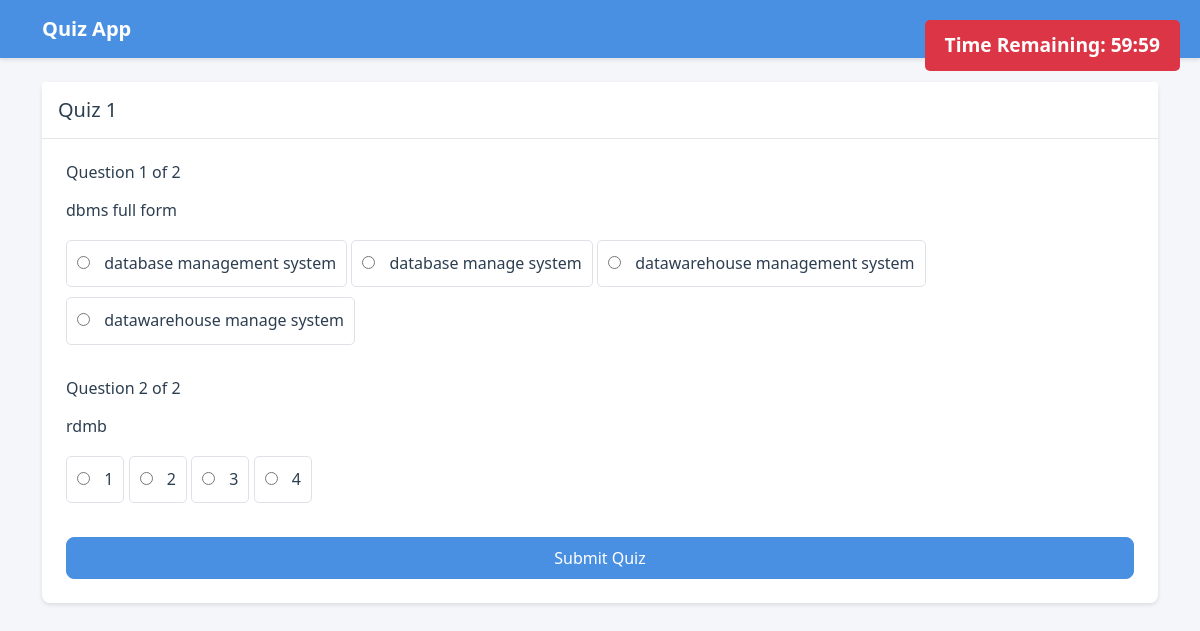
Screenshot of /quiz/1 (signed in) with the database file from the repository.
### models.py (models this page shows)
class Quiz(db.Model):
    id = db.Column(db.Integer, primary_key=True)
    title = db.Column(db.String(100), nullable=False)
    description = db.Column(db.Text)
    subject_id = db.Column(db.Integer, db.ForeignKey('subject.id'), nullable=False)
    start_time = db.Column(db.DateTime, nullable=True)
    end_time = db.Column(db.DateTime, nullable=True)
    duration = db.Column(db.Integer, nullable=False)  # Duration in minutes
    questions = db.relationship('Question', backref='quiz', lazy=True, cascade='all, delete-orphan')
    attempts = db.relationship('QuizAttempt', backref='quiz', lazy=True, cascade='all, delete-orphan')

class Question(db.Model):
    id = db.Column(db.Integer, primary_key=True)
    quiz_id = db.Column(db.Integer, db.ForeignKey('quiz.id'), nullable=False)
    question_text = db.Column(db.Text, nullable=False)
    option_a = db.Column(db.Text, nullable=False)
    option_b = db.Column(db.Text, nullable=False)
    option_c = db.Column(db.Text, nullable=False)
    option_d = db.Column(db.Text, nullable=False)
    correct_option = db.Column(db.String(1), nullable=False)

### app.py (the view, shortened to what this page needs)
@app.route('/quiz/<int:quiz_id>', methods=['GET', 'POST'])
def take_quiz(quiz_id):
    if 'user_id' not in session:
        flash('Please login to access this page.', 'error')
        return redirect(url_for('login'))
    quiz = Quiz.query.get_or_404(quiz_id)
    questions = Question.query.filter_by(quiz_id=quiz_id).all()
    return render_template('user/attempt_quiz.html', quiz=quiz, questions=questions)

### templates/user/attempt_quiz.html (shortened to what this page needs)
{% extends "base.html" %}
{% block content %}
<div class="card">
    <div class="card-header d-flex justify-content-between align-items-center">
        <h5 class="mb-0">{{ quiz.title }}</h5>
        <div class="timer" id="timer">Time Remaining: <span id="time">Loading...</span></div>
    </div>
    <div class="card-body">
        <form method="POST" id="quizForm">
            {% for question in questions %}
            <div class="mb-4">
                <h6 class="mb-3">Question {{ loop.index }} of {{ questions|length }}</h6>
                <p class="mb-3">{{ question.question_text }}</p>
                <div class="options">
                    <label class="option-label">
                        <input type="radio" name="question_{{ question.id }}" value="A" required>
                        {{ question.option_a }}
                    </label>
                    <label class="option-label">
                        <input type="radio" name="question_{{ question.id }}" value="B" required>
                        {{ question.option_b }}
                    </label>
                    <label class="option-label">
                        <input type="radio" name="question_{{ question.id }}" value="C" required>
                        {{ question.option_c }}
                    </label>
                    <label class="option-label">
                        <input type="radio" name="question_{{ question.id }}" value="D" required>
                        {{ question.option_d }}
                    </label>
                </div>
            </div>
            {% endfor %}
            <div class="d-grid">
                <button type="submit" class="btn btn-primary">Submit Quiz</button>
            </div>
        </form>
    </div>
</div>
{% endblock %}

### templates/base.html (shortened to what this page needs)
<!DOCTYPE html>
<html lang="en">
<head>
    <link href="https://cdn.jsdelivr.net/npm/bootstrap@5.1.3/dist/css/bootstrap.min.css" rel="stylesheet">
    <link rel="stylesheet" href="{{ url_for('static', filename='css/style.css') }}">
</head>
<body>
    <nav class="navbar navbar-expand-lg navbar-dark">
        <div class="container">
            <a class="navbar-brand" href="{{ url_for('index') }}">Quiz App</a>
            <div class="collapse navbar-collapse" id="navbarNav">
                <ul class="navbar-nav ms-auto">
                    {% if 'user_id' in session %}
                        {% if session.get('is_admin') %}
                            <li class="nav-item">
                                <a class="nav-link" href="{{ url_for('admin_dashboard') }}">Admin Dashboard</a>
                            </li>
                            <li class="nav-item">
                                <a class="nav-link" href="{{ url_for('manage_subjects') }}">Manage Subjects</a>
                            </li>
                            <li class="nav-item">
                                <a class="nav-link" href="{{ url_for('manage_quizzes') }}">Manage Quizzes</a>
                            </li>
                            <li class="nav-item">
                                <a class="nav-link" href="{{ url_for('manage_users') }}">Manage Users</a>
                            </li>
                        {% else %}
                            <li class="nav-item">
                                <a class="nav-link" href="{{ url_for('dashboard') }}">Dashboard</a>
                            </li>
                        {% endif %}
                        <li class="nav-item">
                            <a class="nav-link" href="{{ url_for('logout') }}">Logout</a>
                        </li>
                    {% endif %}
                </ul>
            </div>
        </div>
    </nav>
    <div class="container mt-4">
        {% block content %}{% endblock %}
    </div>
</body>
</html>

### static/css/style.css (style rules this page uses)
:root { --primary-color: #4a90e2; --secondary-color: #2c3e50; --success-color: #27ae60; --danger-color: #e74c3c; --warning-color: #f1c40f; --info-color: #3498db; --light-color: #ecf0f1; --dark-color: #2c3e50; --border-radius: 8px; --box-shadow: 0 2px 4px rgba(0,0,0,0.1); }
body { font-family: 'Segoe UI', Tahoma, Geneva, Verdana, sans-serif; background-color: #f5f6fa; color: var(--secondary-color); line-height: 1.6; }
.navbar { background-color: var(--primary-color); box-shadow: var(--box-shadow); }
.navbar-brand { font-weight: bold; color: white !important; }
.card { border: none; border-radius: var(--border-radius); box-shadow: var(--box-shadow); transition: transform 0.2s ease-in-out; margin-bottom: 1.5rem; }
.card-header { background-color: white; border-bottom: 1px solid rgba(0,0,0,0.1); padding: 1rem; }
.card-body { padding: 1.5rem; }
.btn { border-radius: var(--border-radius); padding: 0.5rem 1.2rem; font-weight: 500; transition: all 0.3s ease; }
.btn-primary { background-color: var(--primary-color); border-color: var(--primary-color); }
.timer { background-color: var(--danger-color); color: white; padding: 0.5rem 1rem; border-radius: var(--border-radius); font-weight: bold; }
.option-label { background-color: white; border: 1px solid #ddd; border-radius: var(--border-radius); padding: 1rem; margin-bottom: 0.5rem; cursor: pointer; transition: all 0.3s ease; }
.option-label input[type="radio"] { margin-right: 0.5rem; }

### templates/user/attempt_quiz.html (style rules this page uses)
.timer { position: fixed; top: 20px; right: 20px; background-color: #dc3545; color: white; padding: 10px 20px; border-radius: 5px; font-size: 1.2em; z-index: 1000; }
.option-label { cursor: pointer; padding: 10px; border: 1px solid #dee2e6; border-radius: 5px; margin-bottom: 10px; transition: background-color 0.2s; }
.option-label input[type="radio"] { margin-right: 10px; }

### rows the page displays
Quiz: title "Quiz 1"
Question: questions "2", question_text "dbms full form", option_a "database management system", option_b "database manage system", option_c "datawarehouse management system", option_d "datawarehouse manage system"
Question: questions "2", question_text "rdmb", option_a "1", option_b "2", option_c "3", option_d "4"
